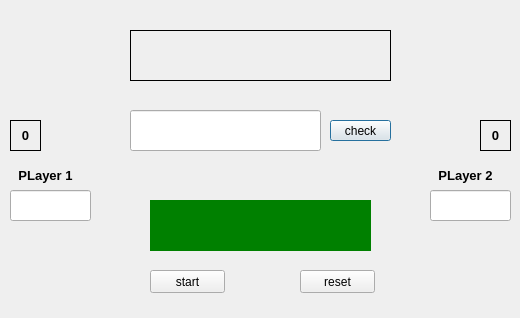
<?xml version="1.0" encoding="UTF-8"?>
<ui version="4.0">
 <class>Dialog</class>
 <widget class="QDialog" name="Dialog">
  <property name="geometry">
   <rect>
    <x>0</x>
    <y>0</y>
    <width>520</width>
    <height>318</height>
   </rect>
  </property>
  <property name="windowTitle">
   <string>Dialog</string>
  </property>
  <widget class="QPushButton" name="pushButton">
   <property name="geometry">
    <rect>
     <x>330</x>
     <y>120</y>
     <width>61</width>
     <height>21</height>
    </rect>
   </property>
   <property name="text">
    <string>check</string>
   </property>
  </widget>
  <widget class="QLabel" name="label_2">
   <property name="geometry">
    <rect>
     <x>480</x>
     <y>120</y>
     <width>31</width>
     <height>31</height>
    </rect>
   </property>
   <property name="maximumSize">
    <size>
     <width>16777215</width>
     <height>16777215</height>
    </size>
   </property>
   <property name="font">
    <font>
     <pointsize>10</pointsize>
     <weight>75</weight>
     <bold>true</bold>
    </font>
   </property>
   <property name="styleSheet">
    <string notr="true">border:1px solid;</string>
   </property>
   <property name="text">
    <string>0</string>
   </property>
   <property name="alignment">
    <set>Qt::AlignCenter</set>
   </property>
  </widget>
  <widget class="QPushButton" name="pushButton_2">
   <property name="geometry">
    <rect>
     <x>150</x>
     <y>270</y>
     <width>75</width>
     <height>23</height>
    </rect>
   </property>
   <property name="text">
    <string>start</string>
   </property>
  </widget>
  <widget class="QLabel" name="label_4">
   <property name="geometry">
    <rect>
     <x>10</x>
     <y>160</y>
     <width>71</width>
     <height>31</height>
    </rect>
   </property>
   <property name="font">
    <font>
     <pointsize>10</pointsize>
     <weight>75</weight>
     <bold>true</bold>
    </font>
   </property>
   <property name="text">
    <string>PLayer 1</string>
   </property>
   <property name="alignment">
    <set>Qt::AlignCenter</set>
   </property>
  </widget>
  <widget class="QLabel" name="label_5">
   <property name="geometry">
    <rect>
     <x>430</x>
     <y>160</y>
     <width>71</width>
     <height>31</height>
    </rect>
   </property>
   <property name="font">
    <font>
     <pointsize>10</pointsize>
     <weight>75</weight>
     <bold>true</bold>
    </font>
   </property>
   <property name="text">
    <string>PLayer 2</string>
   </property>
   <property name="alignment">
    <set>Qt::AlignCenter</set>
   </property>
  </widget>
  <widget class="QLabel" name="label">
   <property name="geometry">
    <rect>
     <x>130</x>
     <y>30</y>
     <width>261</width>
     <height>51</height>
    </rect>
   </property>
   <property name="maximumSize">
    <size>
     <width>16777215</width>
     <height>16777215</height>
    </size>
   </property>
   <property name="font">
    <font>
     <pointsize>10</pointsize>
     <weight>75</weight>
     <bold>true</bold>
    </font>
   </property>
   <property name="styleSheet">
    <string notr="true">border:1px solid;</string>
   </property>
   <property name="text">
    <string/>
   </property>
   <property name="alignment">
    <set>Qt::AlignCenter</set>
   </property>
  </widget>
  <widget class="QLabel" name="label_3">
   <property name="geometry">
    <rect>
     <x>150</x>
     <y>200</y>
     <width>221</width>
     <height>51</height>
    </rect>
   </property>
   <property name="maximumSize">
    <size>
     <width>16777215</width>
     <height>16777215</height>
    </size>
   </property>
   <property name="font">
    <font>
     <pointsize>10</pointsize>
     <weight>75</weight>
     <bold>true</bold>
    </font>
   </property>
   <property name="styleSheet">
    <string notr="true">background-color:green;font-color:red;</string>
   </property>
   <property name="text">
    <string/>
   </property>
   <property name="alignment">
    <set>Qt::AlignCenter</set>
   </property>
  </widget>
  <widget class="QLineEdit" name="lineEdit">
   <property name="geometry">
    <rect>
     <x>130</x>
     <y>110</y>
     <width>191</width>
     <height>41</height>
    </rect>
   </property>
   <property name="font">
    <font>
     <pointsize>10</pointsize>
     <weight>75</weight>
     <bold>true</bold>
    </font>
   </property>
  </widget>
  <widget class="QLabel" name="label_6">
   <property name="geometry">
    <rect>
     <x>10</x>
     <y>120</y>
     <width>31</width>
     <height>31</height>
    </rect>
   </property>
   <property name="maximumSize">
    <size>
     <width>16777215</width>
     <height>16777215</height>
    </size>
   </property>
   <property name="font">
    <font>
     <pointsize>10</pointsize>
     <weight>75</weight>
     <bold>true</bold>
    </font>
   </property>
   <property name="styleSheet">
    <string notr="true">border:1px solid;</string>
   </property>
   <property name="text">
    <string>0</string>
   </property>
   <property name="alignment">
    <set>Qt::AlignCenter</set>
   </property>
  </widget>
  <widget class="QPushButton" name="pushButton_3">
   <property name="geometry">
    <rect>
     <x>300</x>
     <y>270</y>
     <width>75</width>
     <height>23</height>
    </rect>
   </property>
   <property name="text">
    <string>reset</string>
   </property>
  </widget>
  <widget class="QLineEdit" name="lineEdit_2">
   <property name="geometry">
    <rect>
     <x>10</x>
     <y>190</y>
     <width>81</width>
     <height>31</height>
    </rect>
   </property>
  </widget>
  <widget class="QLineEdit" name="lineEdit_3">
   <property name="geometry">
    <rect>
     <x>430</x>
     <y>190</y>
     <width>81</width>
     <height>31</height>
    </rect>
   </property>
  </widget>
 </widget>
 <resources/>
 <connections/>
</ui>
